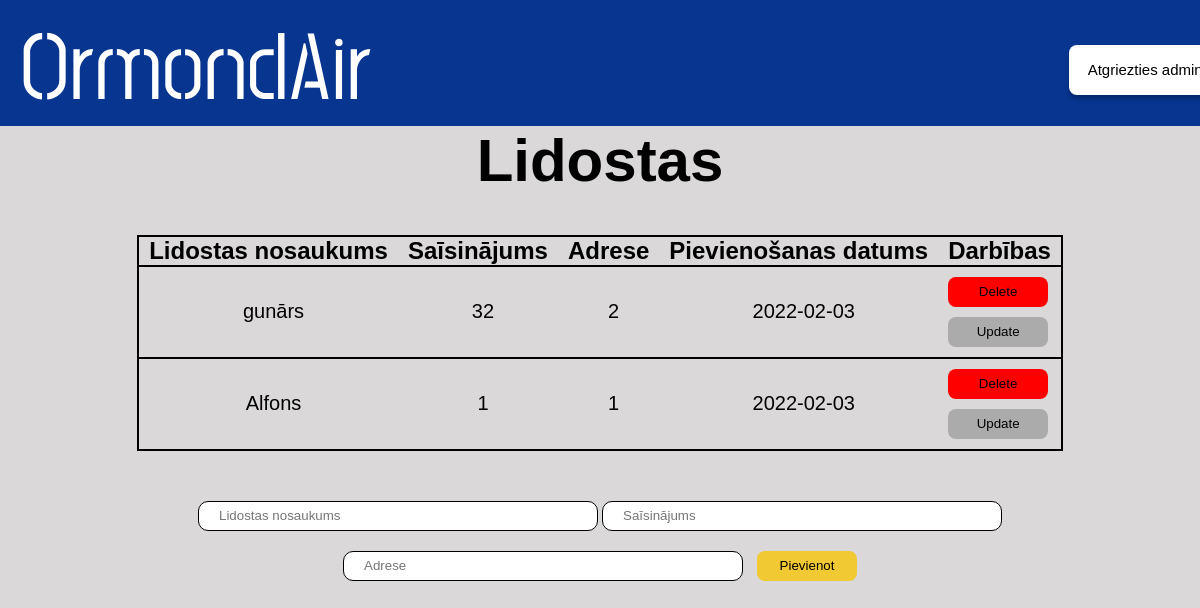
The app's page /admin/lidostas, older data.
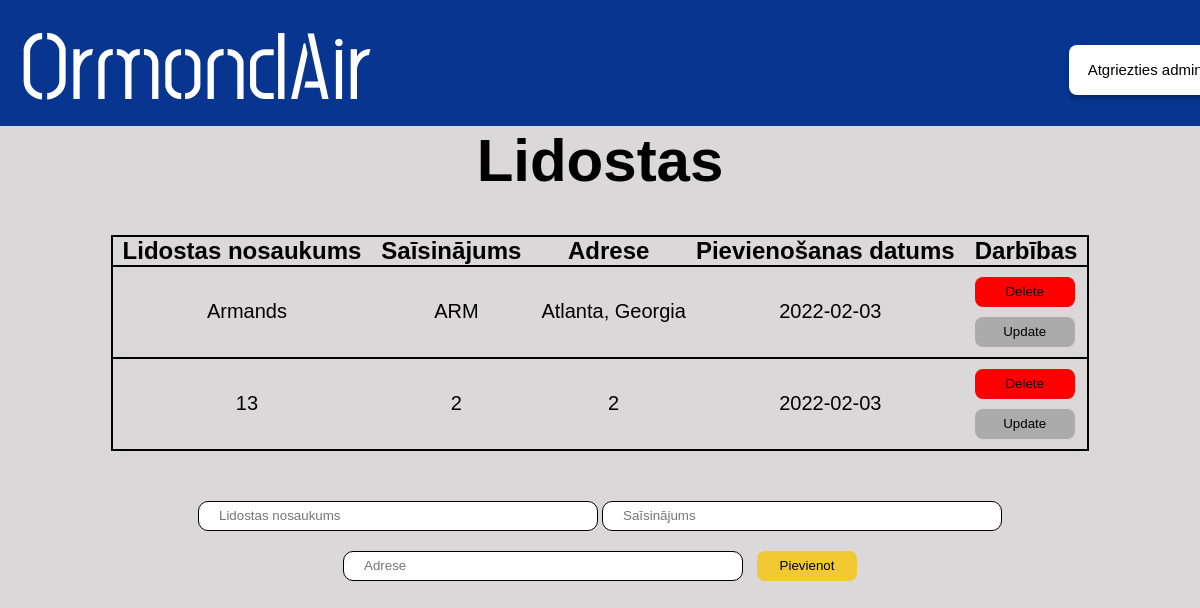
The same page, newer data.
### main.py (models this page shows, shortened)
class Lidosta(db.Model):
    id = db.Column(db.Integer, primary_key=True)
    content = db.Column(db.String(200), nullable=False)
    saisinajums = db.Column(db.String(3), nullable=False)
    adrese = db.Column(db.String(200), nullable=False)
    date_created = db.Column(db.DateTime, default=datetime.utcnow)

### main.py (the view)
@app.route('/admin/lidostas', methods=['POST', 'GET'])
def lidostas():
  if request.method == 'POST':
    new_airport = Lidosta(content=request.form['content'],saisinajums = request.form['saisinajums'], adrese=request.form['adrese'])
    try:
      db.session.add(new_airport)
      db.session.commit()
      return redirect('/admin/lidostas')
    except:
      return "Draugi nav labi!"
  else:
    tasks = Lidosta.query.order_by(Lidosta.date_created).all()
    return render_template('adminlidostas.html', tasks=tasks)

### templates/adminlidostas.html (shortened to what this page needs)
<!DOCTYPE html>
<html lang="en">
  <head>
    <link href="/static/css/stylesheet.css" rel="stylesheet" />
  </head>
  <body>
    <div class="augsejaisBaneris">
      <a href="/">
        <h1 class="homePage">OrmondAir</h1>
      </a>
      <a href="/admin">
        <button id="atgriezties_admin">Atgriezties admin</button>
      </a>
    </div>
    <div class="apaksejaisBaneris">
      <h1 id="virsraksts">Lidostas</h1>
      {% if tasks|length < 1 %}
      <h4 id="apaksraksts">Nav pievienota neviena lidosta! </h4>
      {% else %}
      <table class="tabula">
        <tr class="tabula">
          <th class="teksts">Lidostas nosaukums</th>
          <th class="teksts">Saīsinājums</th>
          <th class="teksts">Adrese</th>
          <th class="teksts">Pievienošanas datums</th>
          <th class="teksts">Darbības</th>
        </tr>
        {% for task in tasks %}
          <tr class="tabula">
            <td class="dbteksts">{{ task.content }}</td>
            <td class="dbteksts">{{ task.saisinajums }}</td>
            <td class="dbteksts">{{ task.adrese }}</td>
            <td class="dbteksts">{{ task.date_created.date() }}</td>
            <td>
              <a href="/delete/{{task.id}}"><button id=dzest>Delete</button></a>
              <br>
              <a href="/update/{{task.id}}"><button id=labot>Update</button></a>
            </td>
          </tr>
        {% endfor %}
      </table>
      {% endif %}
      <form action="/admin/lidostas" method="POST" id="form">
        <input class="input" type="text" name="content" id="content" maxlength="50" placeholder="Lidostas nosaukums" required>
        <input class="input" type="text" name="saisinajums" id="saisinajums" maxlength="3" placeholder="Saīsinājums" required>
        <input class="input" type="text" name="adrese" id="adrese" maxlength="50"placeholder="Adrese" required>
        <input type="submit" value="Pievienot" id="pievienot">
      </form>
    </div>
  </body>
</html>

Row changes from the older to the newer data that the page shows:
removed Lidosta: content "gunārs", saisinajums "32", adrese "2", date_created "2022-02-03"
removed Lidosta: content "Alfons", saisinajums "1", adrese "1", date_created "2022-02-03"
added Lidosta: content "Armands", saisinajums "ARM", adrese "Atlanta, Georgia", date_created "2022-02-03"
added Lidosta: content "13", saisinajums "2", adrese "2", date_created "2022-02-03"
